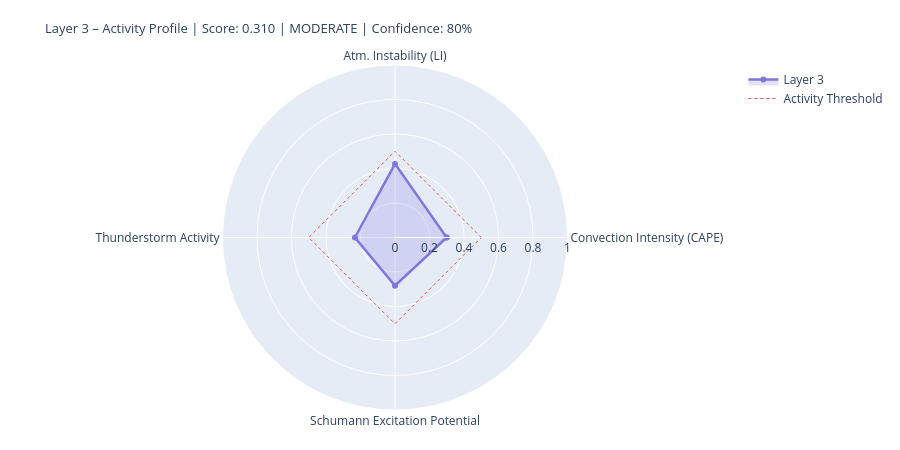

The code cell stored with this chart in its notebook:
### Markdown cell above
---
## 4. State Assessment & Handoff to Layer 4/5

### Code cell
# ============================================================
# LAYER-3-SCORE
# Five dynamic components
# ============================================================

def norm(v, lo, hi):
    if v is None or (isinstance(v, float) and math.isnan(v)): return None
    return round(max(0.0, min(1.0, (v - lo) / (hi - lo))), 4)

# --- 1) Convection intensity (global CAPE mean) ---
cape_mean = df_atm['cape'].dropna().mean() if not df_atm.empty else None
conv_score = norm(cape_mean, 0, 3000)
conv_src   = 'primary' if cape_mean is not None else 'missing'

# --- 2) Atmospheric instability (LI mean) ---
li_mean   = df_atm['li'].dropna().mean() if not df_atm.empty else None
# Negative LI = unstable → higher score
instab_score = norm(-li_mean if li_mean is not None else None, -6, 6)
instab_src   = 'primary' if li_mean is not None else 'missing'

# --- 3) Thunderstorm activity (mean thunder score + WMO count) ---
thunder_mean = df_atm['thunder_score'].mean() if not df_atm.empty else None
n_thunder    = int(df_atm['thunderstorm'].sum()) if not df_atm.empty else 0
thunder_score_val = norm(
    (thunder_mean or 0) * 0.7 + n_thunder * 0.1, 0, 1.0
) if thunder_mean is not None else None
thunder_src = 'primary'

# --- 4) Schumann excitation potential (weighted Schumann contribution) ---
schumann_pot = df_atm['schumann_contribution'].mean() if not df_atm.empty else None
# Boosted by Layer-2 thunderstorm trigger
if schumann_pot is not None and l2_thunder:
    schumann_pot = min(1.0, schumann_pot * 1.2)
schumann_score = norm(schumann_pot, 0, 1.0) if schumann_pot is not None else None
schumann_src   = 'derived'

# --- 5) Storm activity (NASA EONET) ---
# Distinction: None = data not loaded, 0.0 = loaded but no events
storm_score = None
storm_src   = 'missing'
if raw.get('storms') is not None:          # API reached successfully
    storm_score = norm(len(storm_events), 0, 30) if storm_events else 0.0
    storm_src   = 'primary'

# X-Ray and Kp: context only, not in dynamic score
# (X-Ray = Layer-0/4 driver; Kp = geomagnetic index, not a lightning proxy)
xray_context = None
if raw.get('xray'):
    df_xc = pd.DataFrame(raw['xray'])
    fc = next((c for c in df_xc.columns
               if any(k in c.lower() for k in ['flux','long']) and 'time' not in c.lower()),
              df_xc.columns[1])
    df_xc[fc] = pd.to_numeric(df_xc[fc], errors='coerce')
    xray_last = df_xc[fc].dropna().iloc[-1] if not df_xc[fc].dropna().empty else None
    if xray_last:
        xray_class = ('X' if xray_last>=1e-4 else 'M' if xray_last>=1e-5
                      else 'C' if xray_last>=1e-6 else 'B')
        xray_context = {'flux': float(xray_last), 'class': xray_class}
        print(f'X-Ray context: {xray_class}-class ({xray_last:.2e} W/m²)')

# --- Aggregate ---
COMPONENTS = {
    'Convection Intensity (CAPE)':  {'score': conv_score,       'source': conv_src,    'dynamic': True},
    'Atm. Instability (LI)':         {'score': instab_score,     'source': instab_src,  'dynamic': True},
    'Thunderstorm Activity':              {'score': thunder_score_val, 'source': thunder_src, 'dynamic': True},
    'Schumann Excitation Potential':   {'score': schumann_score,   'source': schumann_src,'dynamic': True},
    'Active Storm Events (EONET)': {'score': storm_score,      'source': storm_src,   'dynamic': True},
}

available   = {k: v['score'] for k, v in COMPONENTS.items() if v['score'] is not None}
unavailable = [k for k, v in COMPONENTS.items() if v['score'] is None]
layer3_score = round(sum(available.values()) / len(available), 4) if available else None
confidence   = round(len(available) / len(COMPONENTS), 2)
level = ('unknown' if layer3_score is None
         else 'quiet'   if layer3_score < 0.3
         else 'moderate' if layer3_score < 0.6
         else 'active')
dominant_l3 = max(available, key=available.get) if available else 'none'

# --- Ausgabe ---
W = 68
print('=' * W)
print('LAYER 3 – ATMOSPHERE / WEATHER / THUNDERSTORMS – STATE ASSESSMENT')
print('=' * W)
for name, comp in COMPONENTS.items():
    s = comp['score']
    if s is not None:
        bar = '█' * int(s * 20) + '░' * (20 - int(s * 20))
        print(f'  {name:<36} {bar}  {s:.3f}  [{comp["source"]}]')
    else:
        print(f'  {name:<36} {"─" * 20}  n/a   [missing]')
print('-' * W)
print(f'  Score:        {layer3_score:.3f}  ({len(available)}/{len(COMPONENTS)} components)')
print(f'  Confidence:   {confidence:.0%}')
print(f'  Level:        {level.upper()}')
print(f'  Dominant:     {dominant_l3}')
print(f'  CAPE mean:    {cape_mean:.0f} J/kg' if cape_mean else '  CAPE mean:    n/a')
print(f'  LI mean:      {li_mean:.1f} K' if li_mean is not None else '  LI mean:      n/a')
print(f'  Thunderstorms:{n_thunder} points (WMO)  +  {len(storm_events)} NASA EONET')
print('=' * W)

# Radar
cats   = list(available.keys())
vals_r = list(available.values())
if len(cats) >= 3:
    fig = go.Figure()
    fig.add_trace(go.Scatterpolar(
        r=vals_r + [vals_r[0]], theta=cats + [cats[0]],
        fill='toself', fillcolor='rgba(127,119,221,0.22)',
        line=dict(color='#7F77DD', width=2.5), name='Layer 3'
    ))
    fig.add_trace(go.Scatterpolar(
        r=[0.5] * (len(cats)+1), theta=cats + [cats[0]],
        line=dict(color='#E24B4A', dash='dot', width=1),
        mode='lines', name='Activity Threshold'
    ))
    fig.update_layout(
        title=dict(
            text=f'Layer 3 – Activity Profile | Score: {layer3_score:.3f} | {level.upper()} | Confidence: {confidence:.0%}',
            font=dict(size=13)
        ),
        polar=dict(radialaxis=dict(visible=True, range=[0, 1])),
        height=450, showlegend=True,
        margin=dict(l=60, r=60, t=65, b=40)
    )
    fig.show()

### Figure 1 — Plotly figure (JSON) as saved in the notebook; plotly's stock layout.template omitted (floating-point values rounded to 4 significant figures)
{"data": [{"fill": "toself", "fillcolor": "rgba(127,119,221,0.22)", "line": {"color": "#7F77DD", "width": 2.5}, "name": "Layer 3", "r": [0.2993, 0.4267, 0.2324, 0.2798, 0.2993], "theta": ["Convection Intensity (CAPE)", "Atm. Instability (LI)", "Thunderstorm Activity", "Schumann Excitation Potential", "Convection Intensity (CAPE)"], "type": "scatterpolar"}, {"line": {"color": "#E24B4A", "dash": "dot", "width": 1}, "mode": "lines", "name": "Activity Threshold", "r": [0.5, 0.5, 0.5, 0.5, 0.5], "theta": ["Convection Intensity (CAPE)", "Atm. Instability (LI)", "Thunderstorm Activity", "Schumann Excitation Potential", "Convection Intensity (CAPE)"], "type": "scatterpolar"}], "layout": {"height": 450, "margin": {"b": 40, "l": 60, "r": 60, "t": 65}, "polar": {"radialaxis": {"range": [0, 1], "visible": true}}, "showlegend": true, "title": {"font": {"size": 13}, "text": "Layer 3 – Activity Profile | Score: 0.310 | MODERATE | Confidence: 80%"}}}
